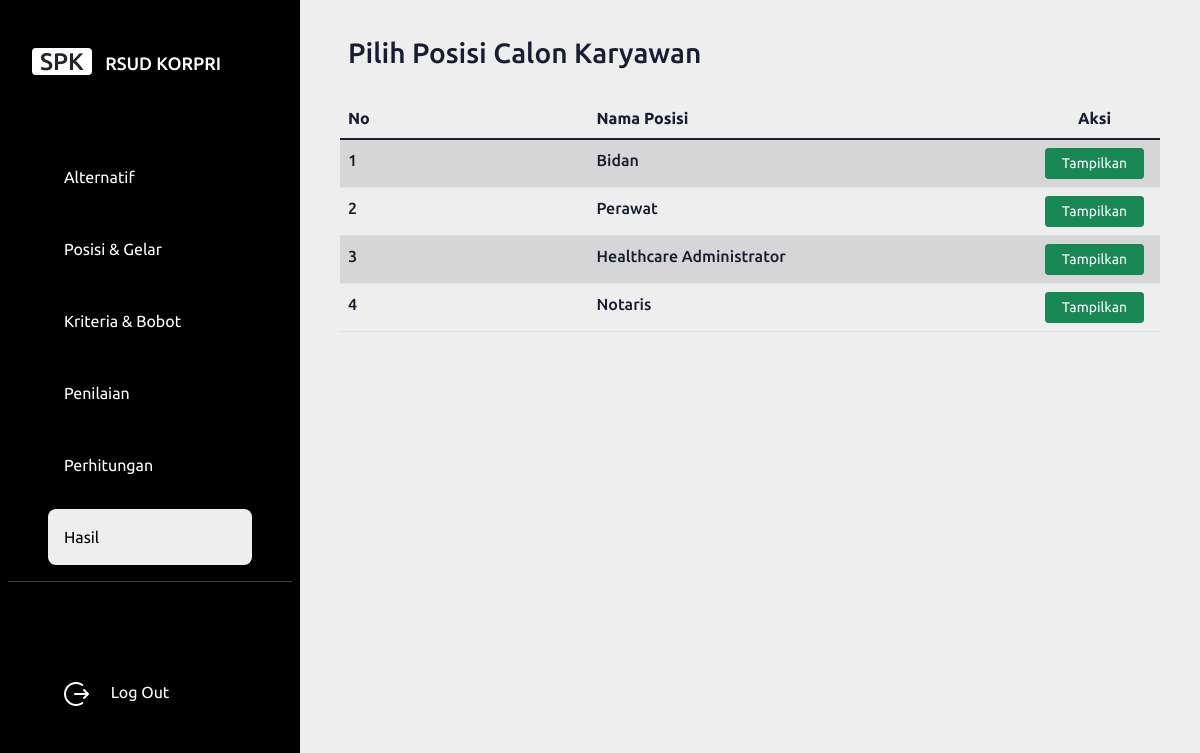
The page /halamanPosisi.php?id_dataset=1 (signed in) on the database its author committed.
### tables this page shows
CREATE TABLE `posisi` (
  `id_posisi` int(100) NOT NULL,
  `kode` int(100) NOT NULL,
  `nama_posisi` varchar(100) NOT NULL
);

### halamanPosisi.php (the view, shortened to what this page needs)
<?php
  require 'koneksi.php';
  $id = $_GET['id_dataset'];
?>
<!DOCTYPE html>
<html lang="en">
<head>
    <link rel="stylesheet" href="assets/css/bootstrap.min.css"/>
    <link rel="stylesheet" href="assets/css/main.css"/>
    <link rel="stylesheet" href="assets/css/style.css"/>
</head>
<body>
  <div class="main-container d-flex">
    <div class="sidebar" id="side_nav">
        <div class="header-box px-4 pt-5 pb-5 d-flex justify-content-between">
            <h1 class="fs-4"><span class="bg-white text-dark rounded shadow px-2 mx-2 my-5">SPK</span> <span class="text-white" style="font-size: 18px;"> RSUD KORPRI</span></h1>
        </div>
        <ul class="list-unstyled px-5">
            <li class="my-3">
                <a href="index.php" class="text-decoration-none px-3 py-3 d-block"> Alternatif </a>
            </li>
            <li class="my-3">
                <a href="posisiGelar.php" class="text-decoration-none px-3 py-3 d-block"> Posisi & Gelar </a>
            </li>
            <li class="my-3">
                <a href="dataBobot.php" class="text-decoration-none px-3 py-3 d-block"> Kriteria & Bobot </a>
            </li>
            <li class="my-3">
                <a href="halamanPenilaianAwal.php" class="text-decoration-none px-3 py-3 d-block"> Penilaian </a>
            </li>
            <li class="my-3">
                <a href="halamanPerhitunganAwal.php" class="text-decoration-none px-3 py-3 d-block"> Perhitungan </a>
            </li>
            <li class="my-3 active">
                <a href="halamanHasilAwal.php" class="text-decoration-none px-3 py-3 d-block"> Hasil </a>
            </li>
        </ul>
        <hr class="h-color mx-2">
        <ul class="list-unstyled px-5 my-3">
            <li class="my-5 justify-content-between">
            <a href="logout.php" class="text-decoration-none px-1 py-3 d-block"> <button class="btn px-2 py-0 open-btn"> <img src="assets/img/logout.png"> <span class="mx-3"> Log Out</span>  </a>
            </li>
        </ul>
    </div>
  <div class="content">
    <nav class="navbar navbar-expand-md navbar-dark">
    </nav>
    <div class="dashboard-content">
    <section>
        <div class="container py-4 px-5">
          <form nama="myForm" class="row g-3" method ="get">
          <div class="col mt-2">
							<label for="dataset" class="form-label"> Pilih Posisi Calon Karyawan</label>
						</div>
            <table class="table table-striped" style="font-size: 16px;">
            <thead>
              <tr>
                <th class="col-lg-4">No</th>
                <th class="col-lg-7">Nama Posisi</th>
                <th class="col text-center">Aksi</th>
              </tr>
            </thead>
          <tbody>
              <?php
              $query = mysqli_query($koneksi, "SELECT distinct * FROM posisi, dataset where id_dataset='$id'");
              $no = 1;
              while($row=mysqli_fetch_array($query)) {
                echo "<tr>";
                echo "<td> $no </td>";
                  echo "<td> $row[nama_posisi] </td>";
                  echo "<td>  <a class='btn btn-success btn-sm px-3 mx-2 align-self-center' href='hasil.php?id_posisi=$row[id_posisi]&&id_dataset=$id'> Tampilkan
                  </td>";
                  $no++;
      }
      ?>
            </tbody>
            </table>
					</div>
    </section>
    </div>
  </div>
</div>
</body>
</html>

### assets/css/main.css (style rules this page uses)
.container .row { font-size: 28px; font-weight: 500; color: #181D31; }
.container .table { font-weight: 500; color: #181D31; }
.table-striped > tbody > tr:nth-child(2n+1) > td, .table-striped > tbody > tr:nth-child(2n+1) > th { background-color: #e1e1e1; font-weight: 500; color: #181D31; }

### assets/css/style.css (style rules this page uses)
* { font-family: 'Poppins', sans-serif; font-family: 'Ubuntu', sans-serif; }
body { background: #eee; }
.content { min-height: 100vh; height: 100%; width: 100%; }
#side_nav { background: #000; min-width: 300px; max-width: 300px; transition: all 0,2s; position: fixed; height: 100%; }
hr.h-color { background: #eee; }
.sidebar li.active { background: #eee; border-radius: 8px;; }
.sidebar li.active a, .sidebar li.active a:hover { color: #000; }
.sidebar li a { color: #fff; }
.dashboard-content { margin-left: 300px; }

### rows shown on the page
posisi: nama_posisi "Bidan"
posisi: nama_posisi "Perawat"
posisi: nama_posisi "Healthcare Administrator"
posisi: nama_posisi "Notaris"
